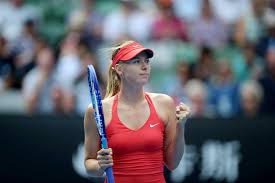
#> input picture celebrity/Maria_Sharapova/sara3.jpg, 275 x 183 px, found by its file name
$ jupyter execute --allow-errors 'image_classification (1).ipynb'   (shell and % lines are left out)
#> lines starting #> are read from the running program, lines starting #| are printed output that depends on the picture
# Importing Libraries

[cell 1]
import pandas as pd
import numpy as np
import cv2
import matplotlib
import matplotlib.pyplot as plt

[cell 2]
img = cv2.imread('/content/sara3.jpg')
#> img is the input picture: shape (183, 275, 3); mean B, G, R 103.2, 94, 98.1

[cell 3]
img.shape
#> Out = (183, 275, 3)

[cell 4]
plt.imshow(img)

[cell 5]
gray = cv2.cvtColor(img, cv2.COLOR_BGR2GRAY)
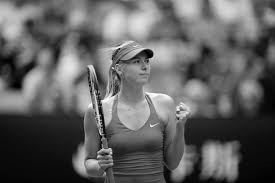
#> gray: shape (183, 275); min 0, max 253, mean 96.3
gray.shape
#> Out = (183, 275)

[cell 6]
gray

[cell 7]
plt.imshow(gray, cmap='gray')

[cell 8]
face_cascade = cv2.CascadeClassifier('/content/haarcascade_frontalface_default.xml')
eye_cascade = cv2.CascadeClassifier('/content/haarcascade_eye.xml')

faces = face_cascade.detectMultiScale(gray)
#> faces = ()
eyes = eye_cascade.detectMultiScale(gray)
#> eyes = [[44, 8, 22, 22], [170, 26, 25, 25], [74, 32, 26, 26]]
eyes
#> Out has the same summary as eyes

[cell 9]
# [6 lines of commented-out code are left out]

#> (a cell that did not finish here is left out)

#> (a cell that did not finish here is left out)

[cell 12]
x,y,w,h = eyes[0]
#> x = 44; y = 8; w = 22; h = 22

[cell 13]
ax,ay,aw,ah = eyes[1]
#> ax = 170; ay = 26; aw = 25; ah = 25

[cell 14]
eye_img = cv2.rectangle(img,(x,y),(x+w,y+h),(255,0,0),2)
plt.imshow(eye_img)

eye_img = cv2.rectangle(img,(ax,ay),(ax+aw,ay+ah),(255,0,0),2)
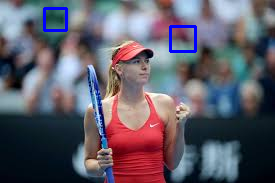
#> eye_img: shape (183, 275, 3); mean B, G, R 104.6, 92.7, 97
plt.imshow(eye_img)
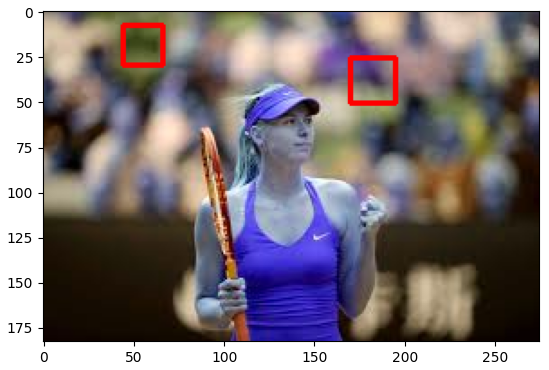
#> figure drawn by matplotlib, 1 panel; B, G, R data is drawn as R, G, B

#> (a cell that did not finish here is left out)

#> (a cell that did not finish here is left out)

#> (a cell that did not finish here is left out)

[cell 18]
def get_cropped_image_if_2_eyes(image_path):
#> called with image_path = 'celebrity/Maria_Sharapova/sara3.jpg'
    img = cv2.imread(image_path)
    gray = cv2.cvtColor(img, cv2.COLOR_BGR2GRAY)
    faces = face_cascade.detectMultiScale(gray, 1.3, 5)
#> faces = ()
    for (x,y,w,h) in faces:
        roi_gray = gray[y:y+h, x:x+w]
        roi_color = img[y:y+h, x:x+w]
        eyes = eye_cascade.detectMultiScale(roi_gray)
        if len(eyes) >= 2:
            return roi_color
#> this loop made 0 passes

[cell 19]
original_image = cv2.imread("/content/sara3.jpg")
plt.imshow(original_image)

[cell 20]
path_to_data = "/content/sample_data/celebrity"
path_to_cr_data = '/content/sample_data/celebrity/cropped'

[cell 21]
import os
img_dirs = []
for entry in os.scandir(path_to_data):
    if entry.is_dir():
        img_dirs.append(entry.path)

[cell 22]
img_dirs

[cell 23]
import shutil
if os.path.exists(path_to_cr_data):
    shutil.rmtree(path_to_cr_data)
os.mkdir(path_to_cr_data)

[cell 24]
img_2 = img_dirs[0:6]
img_2 = img_2[1:]
img_2

[cell 25]
cropped_image_dirs = []
celebrity_file_names_dict = {}

for img_dir in img_dirs:
    count = 1
    celebrity_name = img_dir.split('/')[-1]
    print(celebrity_name)

    celebrity_file_names_dict[celebrity_name] = []

    for entry in os.scandir(img_dir):
        roi_color = get_cropped_image_if_2_eyes(entry.path)
        if roi_color is not None:
            cropped_folder = path_to_cr_data + celebrity_name
            if not os.path.exists(cropped_folder):
                os.makedirs(cropped_folder)
                cropped_image_dirs.append(cropped_folder)
                print("Generating cropped images in folder: ",cropped_folder)

            cropped_file_name = celebrity_name + str(count) + ".png"
            cropped_file_path = cropped_folder + "/" + cropped_file_name

            cv2.imwrite(cropped_file_path, roi_color)
            celebrity_file_names_dict[celebrity_name].append(cropped_file_path)
            count += 1

[cell 26]
celebrity_file_names_dict = {}
#> (the rest of this cell did not finish here and is left out)

[cell 27]
class_dict = {}
count = 0
for celebrity_name in celebrity_file_names_dict.keys():
    class_dict[celebrity_name] = count
    count = count + 1
#> after the loop, class_dict = 0 items; count = 0
class_dict

$ run again, with celebrity/Maria_Sharapova/sara4.jpg copied over celebrity/Maria_Sharapova/sara3.jpg
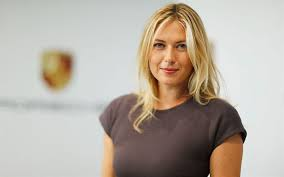
#> input picture celebrity/Maria_Sharapova/sara4.jpg, 284 x 177 px, found by its file name
#> img is the input picture: shape (177, 284, 3); mean B, G, R 163.3, 174.1, 183.4
#> `faces = face_cascade.detectMultiScale(gray)`: faces = [[139, 23, 60, 60]]
#> `eyes = eye_cascade.detectMultiScale(gray)`: eyes = [[149, 34, 21, 21], [39, 68, 25, 25]]
#> `x,y,w,h = faces[0]`: x = 139; y = 23; w = 60
#> `x,y,w,h = eyes[0]`: x = 149; y = 34; w = 21
#> ax = 39; ay = 68; aw = 25
#> `[cell 14] eye_img = cv2.rectangle(img,(x,y),(x+w,y+h),(255,0,0),2) plt..`:
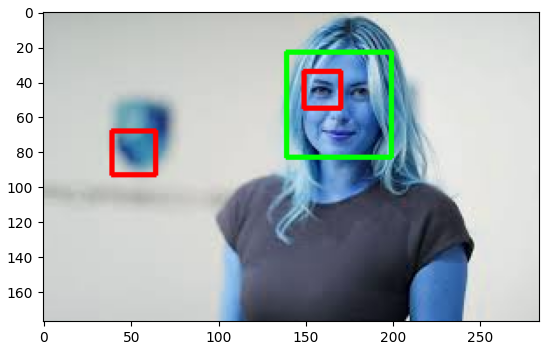
#> figure drawn by matplotlib, 1 panel; B, G, R data is drawn as R, G, B
#> `x,y,w,h = faces[0]`: x = 139; y = 23; w = 60
#> in get_cropped_image_if_2_eyes, `faces = face_cascade.detectMultiScale(gray, 1.3, 5)`: faces = [[139, 22, 62, 62]]
#> the loop in get_cropped_image_if_2_eyes, `for (x,y,w,h) in faces:` made 1 pass
#> (x, y, w, h, eyes) on pass 1: (139, 22, 62, 62, [[10, 12, 22, 22]])
#> pass 1, in get_cropped_image_if_2_eyes, `roi_color = img[y:y+h, x:x+w]`:
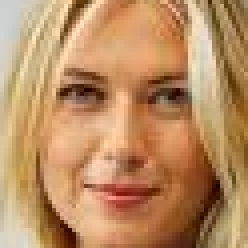
#> roi_color: shape (62, 62, 3) (shown 4 times larger); mean B, G, R 98.3, 141.6, 187.4
#> after the loop `for celebrity_name in celebrity_file_names_dict.keys():`: class_dict = 0 items; count = 0

$ run again, with celebrity/Maria_Sharapova/sara5.jpg copied over celebrity/Maria_Sharapova/sara3.jpg
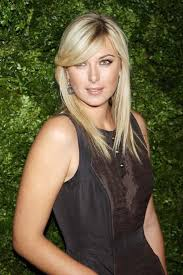
#> input picture celebrity/Maria_Sharapova/sara5.jpg, 183 x 275 px, found by its file name
#> img is the input picture: shape (275, 183, 3); mean B, G, R 61.4, 89.3, 96.2
#> `gray = cv2.cvtColor(img, cv2.COLOR_BGR2GRAY)`:
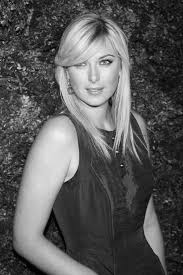
#> gray: shape (275, 183); min 0, max 243, mean 88.2
#> `faces = face_cascade.detectMultiScale(gray)`: faces = [[32, 125, 56, 56], [57, 38, 68, 68]]
#> eyes = [[96, 51, 21, 21]]
#> `x,y,w,h = faces[0]`: x = 32; y = 125; w = 56
#> `x,y,w,h = eyes[0]`: x = 96; y = 51; w = 21
#> `x,y,w,h = faces[0]`: x = 32; y = 125; w = 56
#> in get_cropped_image_if_2_eyes, `faces = face_cascade.detectMultiScale(gray, 1.3, 5)`: faces = [[58, 39, 67, 67]]
#> the loop in get_cropped_image_if_2_eyes, `for (x,y,w,h) in faces:` made 1 pass
#> pass 1, in get_cropped_image_if_2_eyes, `roi_color = img[y:y+h, x:x+w]`:
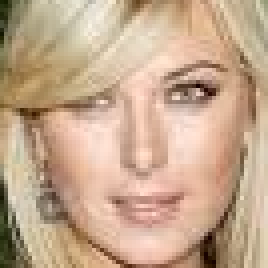
#> roi_color: shape (67, 67, 3) (shown 4 times larger); mean B, G, R 141.6, 168.1, 197.4
#> after the loop `for celebrity_name in celebrity_file_names_dict.keys():`: class_dict = 0 items; count = 0

$ run again, with celebrity/Maria_Sharapova/sara6.jpg copied over celebrity/Maria_Sharapova/sara3.jpg
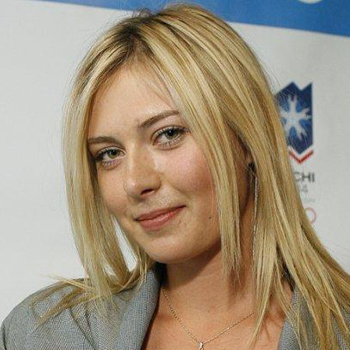
#> input picture celebrity/Maria_Sharapova/sara6.jpg, 350 x 350 px, found by its file name
#> img is the input picture: shape (350, 350, 3); mean B, G, R 125.4, 146.8, 161.8
#> `gray = cv2.cvtColor(img, cv2.COLOR_BGR2GRAY)`:
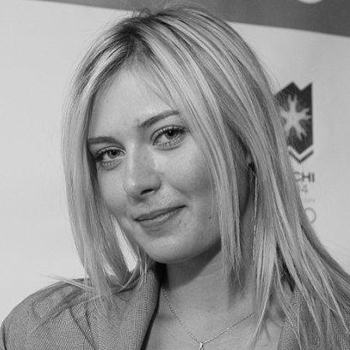
#> gray: shape (350, 350); min 0, max 242, mean 148.8
#> `faces = face_cascade.detectMultiScale(gray)`: faces = [[43, 68, 193, 193]]
#> `eyes = eye_cascade.detectMultiScale(gray)`: eyes = [[88, 136, 40, 40], [144, 113, 45, 45], [112, 228, 94, 94]]
#> `eyes`: Out has the same summary as eyes
#> `x,y,w,h = faces[0]`: x = 43; y = 68; w = 193
#> `x,y,w,h = eyes[0]`: x = 88; y = 136; w = 40
#> ax = 144; ay = 113; aw = 45
#> `x,y,w,h = faces[0]`: x = 43; y = 68; w = 193
#> in get_cropped_image_if_2_eyes, `faces = face_cascade.detectMultiScale(gray, 1.3, 5)`: faces = [[36, 64, 206, 206]]
#> the loop in get_cropped_image_if_2_eyes, `for (x,y,w,h) in faces:` made 1 pass
#> (x, y, w, h, eyes) on pass 1: (36, 64, 206, 206, [[50, 70, 41, 41], [107, 47, 47, 47]])
#> pass 1, in get_cropped_image_if_2_eyes, `roi_color = img[y:y+h, x:x+w]`:
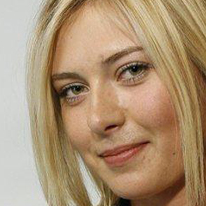
#> roi_color: shape (206, 206, 3); mean B, G, R 115.4, 145.7, 172.1
#> after the loop `for celebrity_name in celebrity_file_names_dict.keys():`: class_dict = 0 items; count = 0
